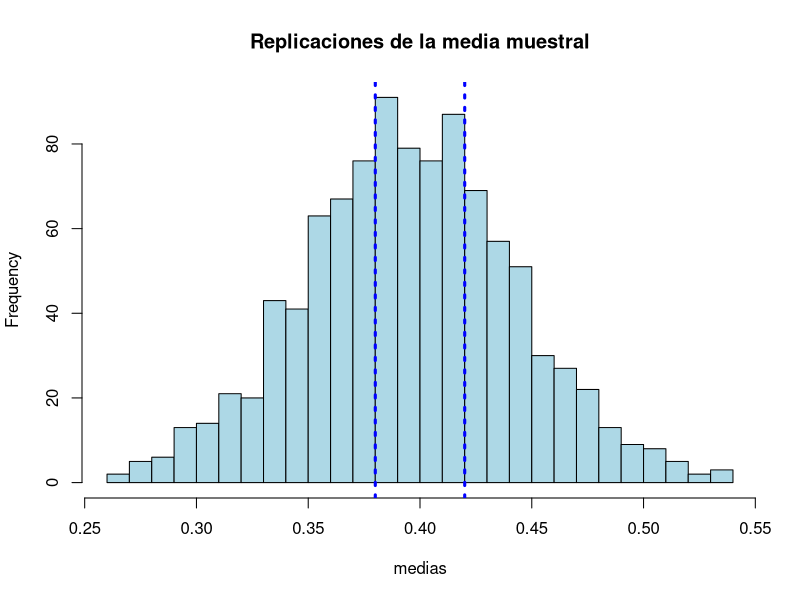

Reproduce this figure in R.
### Calculamos la probabilidad por tcl

p = 0.4
n = 101


### 


medias = replicate(1000, mean(rbinom(n, 1, p)))
par(mfrow = c(1,1))

hist(medias, col = "lightblue", breaks = 20, main = "Replicaciones de la media muestral")
abline(v = 0.38, col = "blue", lty = 3, lwd = 3)
abline(v = 0.42, col = "blue", lty = 3, lwd = 3)

## Contamos que proporción de medias muestrales está entre 0.38 y 0.42
mean( medias >= 0.38 & medias <= 0.42)
## Calculamos la estimación por TCL
pnorm(0.42, mean = p, sd =sqrt( p*(1-p)/n)) - pnorm(0.38, mean = p, sd =sqrt( p*(1-p)/n)) 
